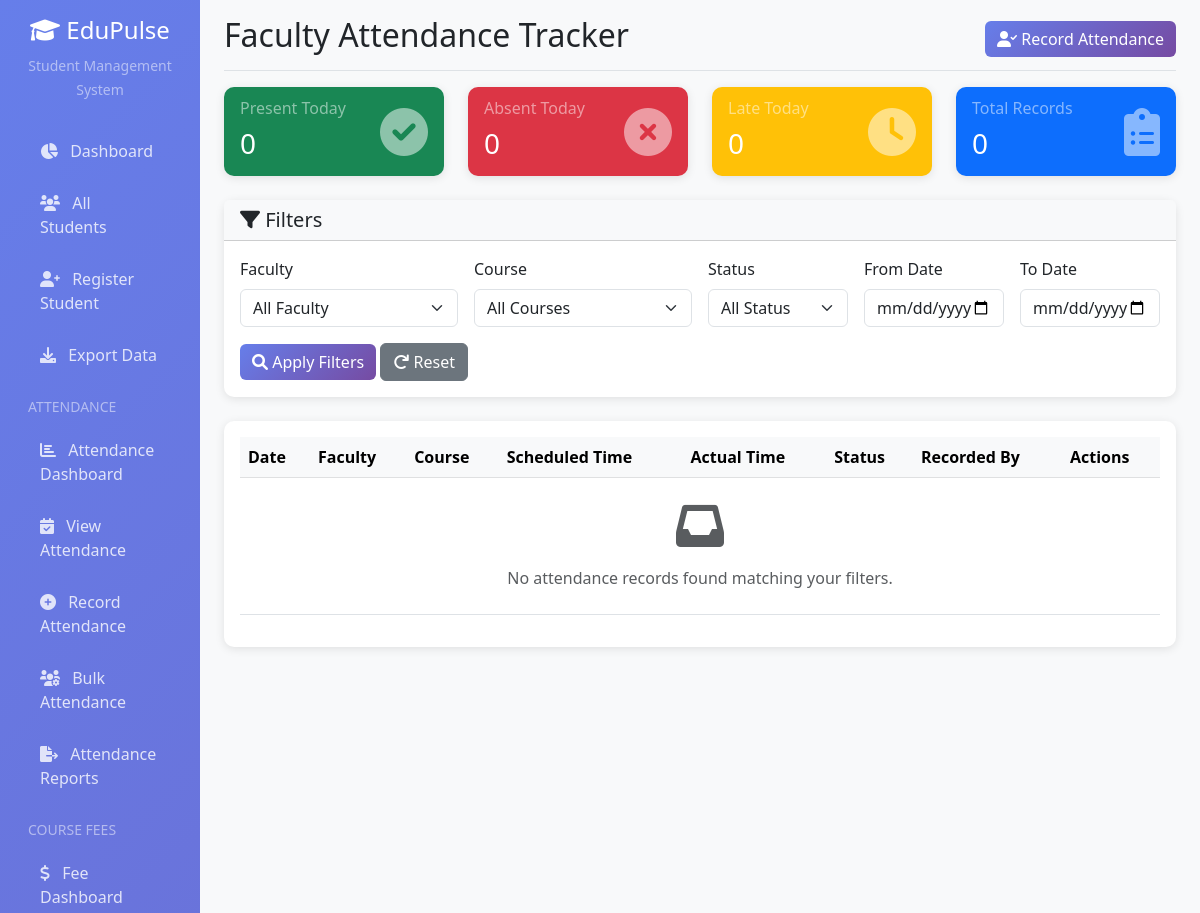
/faculty/attendance/ (signed in, upper part), run on an earlier commit of the app's database.
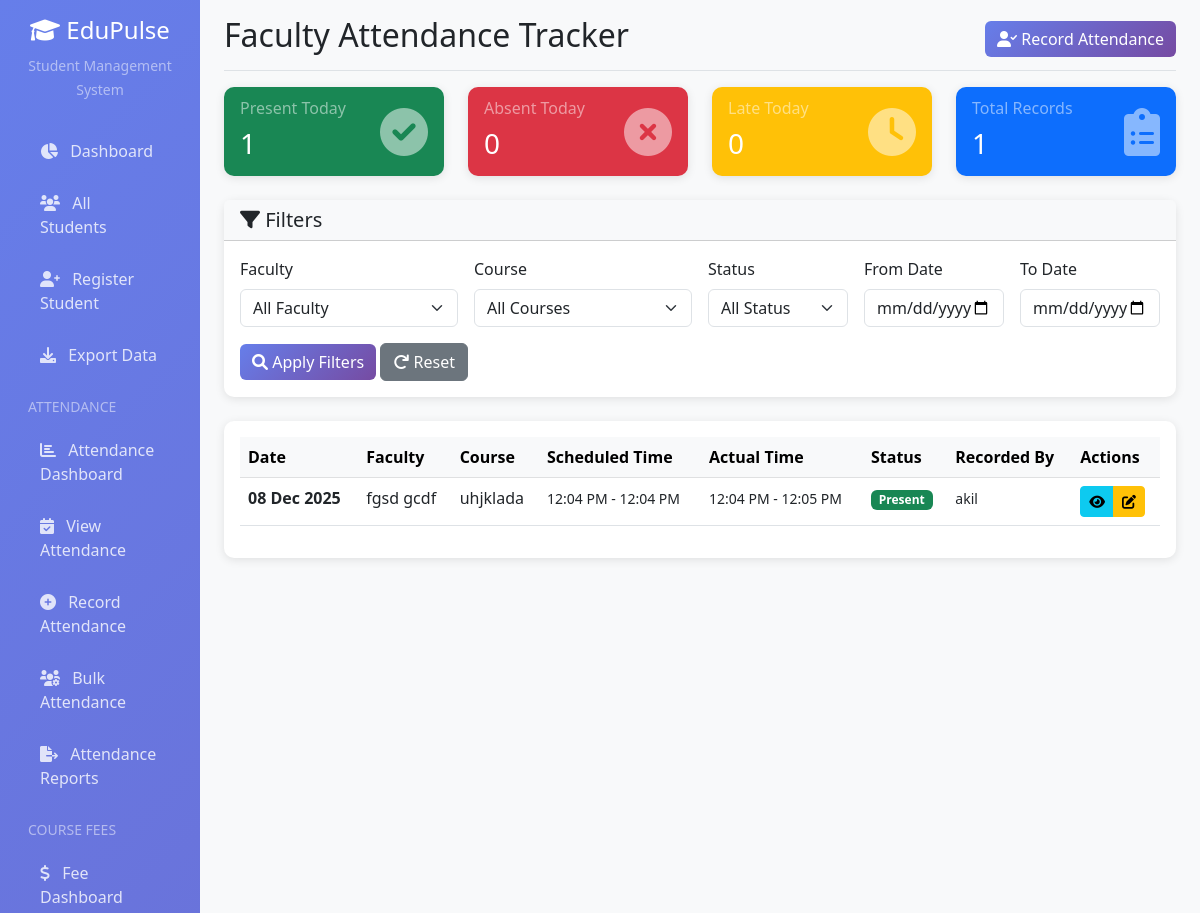
And on a later commit of the database.
### xtrainer/models.py (models this page shows, shortened)
class FacultyAttendance(models.Model):
    STATUS_CHOICES = [
        ('present', 'Present'),
        ('absent', 'Absent'),
        ('late', 'Late'),
        ('partial', 'Partial Attendance'),
    ]
    faculty = models.ForeignKey(Faculty, on_delete=models.CASCADE, related_name='attendance_records')
    course = models.ForeignKey(Course, on_delete=models.CASCADE, verbose_name="Course")
    date = models.DateField(verbose_name="Date")
    scheduled_start_time = models.TimeField(verbose_name="Scheduled Start Time")
    scheduled_end_time = models.TimeField(verbose_name="Scheduled End Time")
    actual_start_time = models.TimeField(null=True, blank=True, verbose_name="Actual Start Time")
    actual_end_time = models.TimeField(null=True, blank=True, verbose_name="Actual End Time")
    status = models.CharField(max_length=20, choices=STATUS_CHOICES, verbose_name="Attendance Status")
    notes = models.TextField(blank=True, verbose_name="Notes")
    recorded_by = models.ForeignKey(User, on_delete=models.SET_NULL, null=True, blank=True, verbose_name="Recorded By")
    created_at = models.DateTimeField(auto_now_add=True)
    updated_at = models.DateTimeField(auto_now=True)
    class Meta:
        ordering = ['-date', 'faculty']
        unique_together = ['faculty', 'course', 'date']
        verbose_name = 'Faculty Attendance'
        verbose_name_plural = 'Faculty Attendance Records'

class Faculty(models.Model):
    STATUS_CHOICES = [
        ('active', 'Active'),
        ('inactive', 'Inactive'),
        ('pending', 'Pending'),
        ('suspended', 'Suspended'),
        ('terminated', 'Terminated'),
    ]
    EMPLOYMENT_TYPE_CHOICES = [
        ('full_time', 'Full Time'),
        ('part_time', 'Part Time'),
        ('contract', 'Contract'),
        ('freelance', 'Freelance'),
    ]
    QUALIFICATION_CHOICES = [
        ('bachelor', 'Bachelor\'s Degree'),
        ('master', 'Master\'s Degree'),
        ('phd', 'PhD'),
        ('diploma', 'Diploma'),
        ('certificate', 'Professional Certificate'),
        ('other', 'Other'),
    ]
    faculty_id = models.CharField(max_length=20, unique=True, verbose_name="Faculty ID")
    user = models.OneToOneField(User, on_delete=models.CASCADE, null=True, blank=True, verbose_name="User Account")
    first_name = models.CharField(max_length=100, verbose_name="First Name")
    last_name = models.CharField(max_length=100, verbose_name="Last Name")
    email = models.EmailField(unique=True, validators=[EmailValidator()], verbose_name="Email")
    phone = models.CharField(
        max_length=15,
        validators=[RegexValidator(regex=r'^\+?1?\d{9,15}$', message='Phone number must be valid')],
        verbose_name="Phone Number"
    )
    emergency_contact = models.CharField(
        max_length=15,
        validators=[RegexValidator(regex=r'^\+?1?\d{9,15}$', message='Phone number must be valid')],
        blank=True,
        verbose_name="Emergency Contact"
    )
    qualification = models.CharField(max_length=20, choices=QUALIFICATION_CHOICES, verbose_name="Highest Qualification")
    specialization = models.CharField(max_length=200, verbose_name="Specialization/Subject Area")
    experience_years = models.PositiveIntegerField(verbose_name="Years of Experience")
    employment_type = models.CharField(max_length=20, choices=EMPLOYMENT_TYPE_CHOICES, default='full_time')
    join_date = models.DateField(verbose_name="Joining Date")
    address_line_1 = models.CharField(max_length=200, verbose_name="Address Line 1")
    address_line_2 = models.CharField(max_length=200, blank=True, verbose_name="Address Line 2")
    city = models.CharField(max_length=100, verbose_name="City")
    state = models.CharField(max_length=100, verbose_name="State/Province")
    country = models.CharField(max_length=100, default='Kuwait', verbose_name="Country")
    postal_code = models.CharField(max_length=20, verbose_name="Postal Code")
    status = models.CharField(max_length=20, choices=STATUS_CHOICES, default='active')
    can_teach_courses = models.ManyToManyField(Course, blank=True, verbose_name="Can Teach Courses")
    hourly_rate = models.DecimalField(
        max_digits=8,
        decimal_places=3,
        null=True,
        blank=True,
        validators=[MinValueValidator(Decimal('0.001'))],
        verbose_name="Hourly Rate (KWD)"
    )
    profile_picture = models.ImageField(upload_to='faculty_photos/', null=True, blank=True, verbose_name="Profile Picture")
    bio = models.TextField(blank=True, verbose_name="Biography")
    created_at = models.DateTimeField(auto_now_add=True)
    updated_at = models.DateTimeField(auto_now=True)
    class Meta:
        ordering = ['first_name', 'last_name']
        verbose_name = 'Faculty'
        verbose_name_plural = 'Faculty'

### xcoursefee/models.py (models this page shows, shortened)
class Course(models.Model):
    COURSE_TYPE_CHOICES = [
        ('regular', 'Regular Course'),
        ('intensive', 'Intensive Course'),
        ('summer', 'Summer Course'),
        ('workshop', 'Workshop'),
        ('tutorial', 'Tutorial'),
    ]
    DURATION_UNIT_CHOICES = [
        ('months', 'Months'),
        ('weeks', 'Weeks'),
        ('days', 'Days'),
        ('hours', 'Hours'),
    ]
    STATUS_CHOICES = [
        ('active', 'Active'),
        ('inactive', 'Inactive'),
        ('coming_soon', 'Coming Soon'),
    ]
    name = models.CharField(max_length=200, verbose_name="Course Name")
    description = models.TextField(blank=True, verbose_name="Description")
    course_code = models.CharField(max_length=20, unique=True, verbose_name="Course Code")
    course_type = models.CharField(max_length=20, choices=COURSE_TYPE_CHOICES, default='regular')
    duration = models.PositiveIntegerField(verbose_name="Duration")
    duration_unit = models.CharField(max_length=10, choices=DURATION_UNIT_CHOICES, default='months')
    start_date = models.DateField(null=True, blank=True, verbose_name="Start Date")
    end_date = models.DateField(null=True, blank=True, verbose_name="End Date")
    max_students = models.PositiveIntegerField(default=30, verbose_name="Maximum Students")
    min_age = models.PositiveIntegerField(null=True, blank=True, verbose_name="Minimum Age")
    max_age = models.PositiveIntegerField(null=True, blank=True, verbose_name="Maximum Age")
    prerequisites = models.TextField(blank=True, verbose_name="Prerequisites")
    status = models.CharField(max_length=20, choices=STATUS_CHOICES, default='active')
    instructor_name = models.CharField(max_length=100, blank=True, verbose_name="Instructor")
    created_at = models.DateTimeField(auto_now_add=True)
    updated_at = models.DateTimeField(auto_now=True)
    class Meta:
        ordering = ['name']
        verbose_name = 'Course'
        verbose_name_plural = 'Courses'

### xtrainer/views.py (the view)
# urls.py: path('attendance/', views.faculty_attendance_list, name='faculty_attendance_list'),
@login_required
def faculty_attendance_list(request):
    queryset = FacultyAttendance.objects.select_related('faculty', 'course', 'recorded_by')
    faculty_filter = request.GET.get('faculty')
    course_filter = request.GET.get('course')
    status_filter = request.GET.get('status')
    from_date = request.GET.get('from_date')
    to_date = request.GET.get('to_date')
    if faculty_filter:
        queryset = queryset.filter(faculty_id=faculty_filter)
    if course_filter:
        queryset = queryset.filter(course_id=course_filter)
    if status_filter:
        queryset = queryset.filter(status=status_filter)
    if from_date:
        queryset = queryset.filter(date__gte=from_date)
    if to_date:
        queryset = queryset.filter(date__lte=to_date)
    queryset = queryset.order_by('-date', '-created_at')
    paginator = Paginator(queryset, 20)
    page_number = request.GET.get('page')
    page_obj = paginator.get_page(page_number)
    stats = {
        'total_records': FacultyAttendance.objects.count(),
        'present_today': FacultyAttendance.objects.filter(date=date.today(), status='present').count(),
        'absent_today': FacultyAttendance.objects.filter(date=date.today(), status='absent').count(),
        'late_today': FacultyAttendance.objects.filter(date=date.today(), status='late').count(),
    }
    faculty_list = Faculty.objects.filter(status='active').order_by('first_name', 'last_name')
    course_list = Course.objects.filter(status='active').order_by('name')
    context = {
        'attendance_records': page_obj,
        'page_obj': page_obj,
        'is_paginated': page_obj.has_other_pages(),
        'faculty_filter': faculty_filter,
        'course_filter': course_filter,
        'status_filter': status_filter,
        'from_date': from_date,
        'to_date': to_date,
        'faculty_list': faculty_list,
        'course_list': course_list,
        'status_choices': FacultyAttendance.STATUS_CHOICES,
        'stats': stats,
    }
    return render(request, 'xtrainer/faculty_attendance_list.html', context)

### xtrainer/templates/xtrainer/faculty_attendance_list.html (shortened to what the changed rows need)
{% extends 'xstudent/base.html' %}
{% block header %}Faculty Attendance Tracker{% endblock %}
{% block content %}
<div class="row mb-4">
    <div class="col-md-3">
        <div class="card bg-success text-white">
            <div class="card-body">
                <div class="d-flex justify-content-between align-items-center">
                    <div>
                        <h6 class="card-subtitle mb-2 text-white-50">Present Today</h6>
                        <h3 class="card-title mb-0">{{ stats.present_today }}</h3>
                    </div>
                </div>
            </div>
        </div>
    </div>
    <div class="col-md-3">
        <div class="card bg-primary text-white">
            <div class="card-body">
                <div class="d-flex justify-content-between align-items-center">
                    <div>
                        <h6 class="card-subtitle mb-2 text-white-50">Total Records</h6>
                        <h3 class="card-title mb-0">{{ stats.total_records }}</h3>
                    </div>
                </div>
            </div>
        </div>
    </div>
</div>
<div class="card">
    <div class="card-body">
        <div class="table-responsive">
            <table class="table table-hover">
                <thead class="table-light">
                    <tr>
                        <th>Date</th>
                        <th>Faculty</th>
                        <th>Course</th>
                        <th>Scheduled Time</th>
                        <th>Actual Time</th>
                        <th>Status</th>
                        <th>Recorded By</th>
                        <th>Actions</th>
                    </tr>
                </thead>
                <tbody>
                    {% for record in attendance_records %}
                    <tr>
                        <td><strong>{{ record.date|date:"d M Y" }}</strong></td>
                        <td>{{ record.faculty.first_name }} {{ record.faculty.last_name }}</td>
                        <td>{{ record.course.name }}</td>
                        <td>
                            <small>{{ record.scheduled_start_time|time:"h:i A" }} - {{ record.scheduled_end_time|time:"h:i A" }}</small>
                        </td>
                        <td>
                            {% if record.actual_start_time %}
                                <small>{{ record.actual_start_time|time:"h:i A" }} - {{ record.actual_end_time|time:"h:i A"|default:"-" }}</small>
                            {% else %}
                                <small class="text-muted">Not recorded</small>
                            {% endif %}
                        </td>
                        <td>
                            {% if record.status == 'present' %}
                                <span class="badge bg-success">{{ record.get_status_display }}</span>
                            {% elif record.status == 'absent' %}
                                <span class="badge bg-danger">{{ record.get_status_display }}</span>
                            {% elif record.status == 'late' %}
                                <span class="badge bg-warning">{{ record.get_status_display }}</span>
                            {% else %}
                                <span class="badge bg-info">{{ record.get_status_display }}</span>
                            {% endif %}
                        </td>
                        <td>
                            {% if record.recorded_by %}
                                <small>{{ record.recorded_by.username }}</small>
                            {% else %}
                                <small class="text-muted">System</small>
                            {% endif %}
                        </td>
                        <td>
                            <div class="btn-group" role="group">
                                <a href="{% url 'faculty_attendance_detail' record.pk %}" class="btn btn-sm btn-info" title="View Details">
                                    <i class="fas fa-eye"></i>
                                </a>
                                <a href="{% url 'faculty_attendance_edit' record.pk %}" class="btn btn-sm btn-warning" title="Edit">
                                    <i class="fas fa-edit"></i>
                                </a>
                            </div>
                        </td>
                    </tr>
                    {% empty %}
                    <tr>
                        <td colspan="8" class="text-center text-muted py-4">
                            <i class="fas fa-inbox fa-3x mb-3 d-block"></i>
                            No attendance records found matching your filters.
                        </td>
                    </tr>
                    {% endfor %}
                </tbody>
            </table>
        </div>
    </div>
</div>
{% endblock %}

What changed in the data, as far as the page shows it:
added FacultyAttendance: date "08 Dec 2025", faculty.first_name "fgsd", faculty.last_name "gcdf", course.name "uhjklada", scheduled_start_time "12:04 PM", scheduled_end_time "12:04 PM", actual_start_time "12:04 PM", actual_end_time "12:05 PM", status "Present", recorded_by.username "akil"
Also different on the page:
{{ stats.present_today }}: "0" → "1"
{{ stats.total_records }}: "0" → "1"
text no longer shown: "No attendance records found matching your filters."
